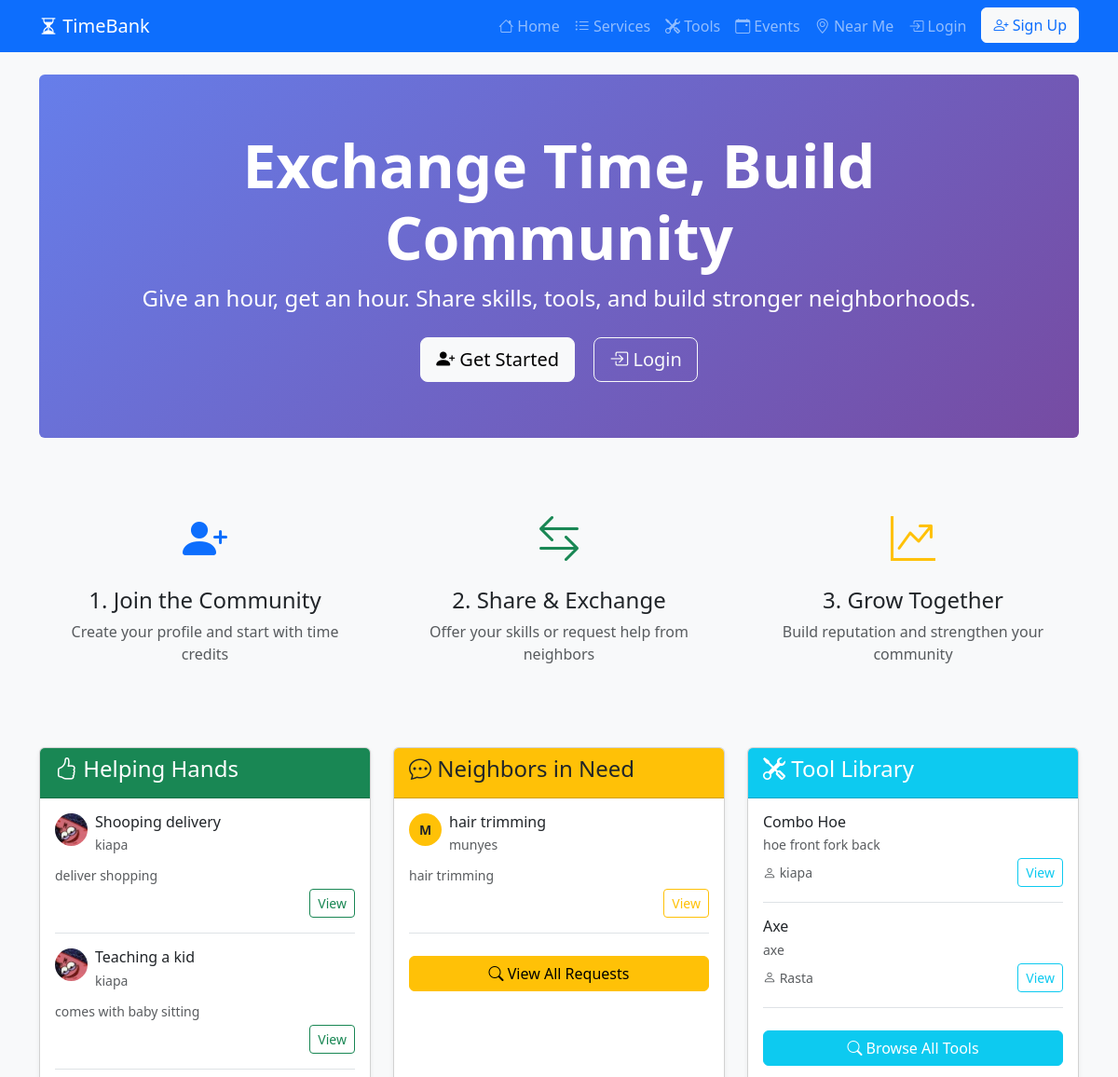
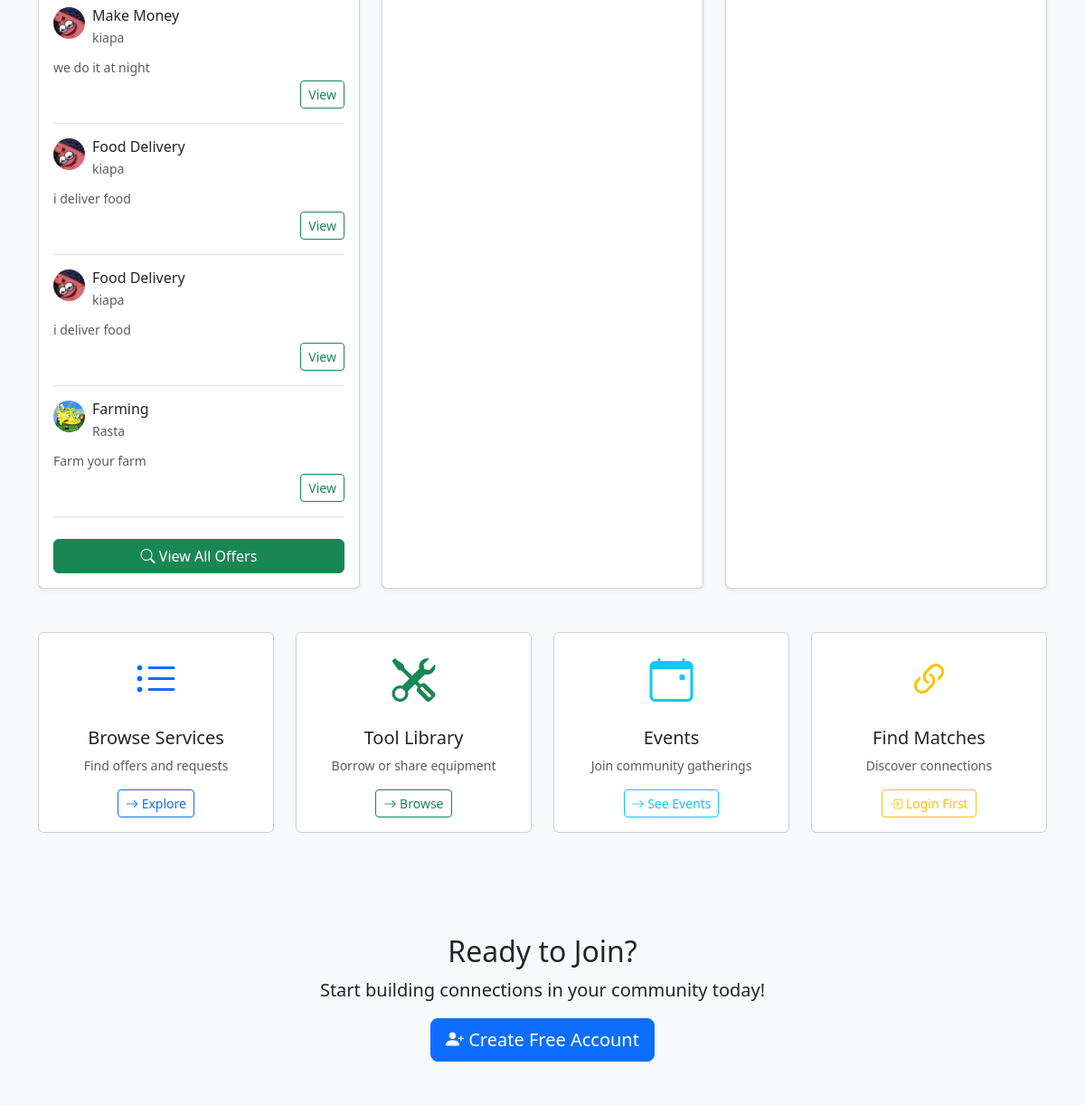
The page / on the database its author committed (2 pictures, top to bottom).
### myapp/models.py (models this page shows, shortened)
class ServiceListing(models.Model):
    TYPE_CHOICES = [
        ('OFFER', 'Offering Help'),
        ('REQUEST', 'Requesting Help'),
    ]
    user = models.ForeignKey(User, on_delete=models.CASCADE)
    title = models.CharField(max_length=200)
    description = models.TextField()
    listing_type = models.CharField(max_length=10, choices=TYPE_CHOICES)
    skills = models.ManyToManyField(Skill, related_name='listings')
    created_at = models.DateTimeField(auto_now_add=True)
    is_active = models.BooleanField(default=True)

class Profile(models.Model):
    user = models.OneToOneField(User, on_delete=models.CASCADE)
    time_credits = models.DecimalField(max_digits=10, decimal_places=2, default=0.00)
    bio = models.TextField(blank=True)
    location = models.CharField(max_length=100, help_text="Neighborhood or City")
    phone = models.CharField(max_length=20, blank=True)
    profile_picture = models.ImageField(upload_to='profiles/', blank=True, null=True)
    latitude = models.DecimalField(max_digits=9, decimal_places=6, null=True, blank=True)
    longitude = models.DecimalField(max_digits=9, decimal_places=6, null=True, blank=True)
    is_available = models.BooleanField(default=True, help_text="Available to help others")
    created_at = models.DateTimeField(auto_now_add=True)

class Tool(models.Model):
    owner = models.ForeignKey(User, on_delete=models.CASCADE, related_name='tools')
    name = models.CharField(max_length=100)
    description = models.TextField()
    image = models.ImageField(upload_to='tools/', blank=True, null=True)
    is_available = models.BooleanField(default=True)

### myapp/views.py (the view)
# urls.py: path('', views.index, name='home'),
def index(request):
    offers = ServiceListing.objects.filter(listing_type='OFFER', is_active=True)[:6]
    requests = ServiceListing.objects.filter(listing_type='REQUEST', is_active=True)[:6]
    tools = Tool.objects.filter(is_available=True)[:6]
    upcoming_events = Event.objects.filter(event_date__gte=timezone.now(), is_active=True)[:3]
    context = {
        'offers': offers,
        'requests': requests,
        'tools': tools,
        'upcoming_events': upcoming_events,
    }
    return render(request, 'index.html', context)

### myapp/templates/index.html (shortened to what this page needs)
{% extends 'base.html' %}
{% block content %}
<div class="hero-section rounded mb-5">
    <div class="text-center">
        <h1 class="display-3 fw-bold">Exchange Time, Build Community</h1>
        <p class="lead fs-4">Give an hour, get an hour. Share skills, tools, and build stronger neighborhoods.</p>
        {% if not user.is_authenticated %}
        <div class="mt-4">
            <a href="{% url 'register' %}" class="btn btn-light btn-lg me-3">
                <i class="bi bi-person-plus-fill"></i> Get Started
            </a>
            <a href="{% url 'login' %}" class="btn btn-outline-light btn-lg">
                <i class="bi bi-box-arrow-in-right"></i> Login
            </a>
        </div>
        {% endif %}
    </div>
</div>
<div class="row text-center mb-5">
    <div class="col-md-4">
        <div class="p-4">
            <i class="bi bi-person-plus-fill text-primary" style="font-size: 3rem;"></i>
            <h4 class="mt-3">1. Join the Community</h4>
            <p class="text-muted">Create your profile and start with time credits</p>
        </div>
    </div>
    <div class="col-md-4">
        <div class="p-4">
            <i class="bi bi-arrow-left-right text-success" style="font-size: 3rem;"></i>
            <h4 class="mt-3">2. Share & Exchange</h4>
            <p class="text-muted">Offer your skills or request help from neighbors</p>
        </div>
    </div>
    <div class="col-md-4">
        <div class="p-4">
            <i class="bi bi-graph-up-arrow text-warning" style="font-size: 3rem;"></i>
            <h4 class="mt-3">3. Grow Together</h4>
            <p class="text-muted">Build reputation and strengthen your community</p>
        </div>
    </div>
</div>
<div class="row mb-5">
    <div class="col-md-4">
        <div class="card h-100 shadow-sm">
            <div class="card-header bg-success text-white">
                <h4><i class="bi bi-hand-thumbs-up"></i> Helping Hands</h4>
            </div>
            <div class="card-body">
                {% for offer in offers %}
                <div class="mb-3 pb-3 border-bottom">
                    <div class="d-flex align-items-start mb-2">
                        {% if offer.user.profile.profile_picture %}
                            <img src="{{ offer.user.profile.profile_picture.url }}"
                                 class="rounded-circle me-2"
                                 width="35"
                                 height="35"
                                 style="object-fit: cover;"
                                 alt="{{ offer.user.username }}">
                        {% else %}
                            <div class="rounded-circle bg-success text-white d-flex align-items-center justify-content-center me-2"
                                 style="width: 35px; height: 35px; font-size: 14px; font-weight: bold;">
                                {{ offer.user.username|first|upper }}
                            </div>
                        {% endif %}
                        <div class="flex-grow-1">
                            <h6 class="mb-1">{{ offer.title }}</h6>
                            <small class="text-muted d-block mb-1">{{ offer.user.username }}</small>
                        </div>
                    </div>
                    <p class="small text-muted mb-1">{{ offer.description|truncatewords:15 }}</p>
                    <div class="text-end">
                        <a href="{% url 'listing_detail' offer.pk %}" class="btn btn-sm btn-outline-success">View</a>
                    </div>
                </div>
                {% empty %}
                <p class="text-muted">No offers yet</p>
                {% endfor %}
                <a href="{% url 'listing_browse' %}?type=OFFER" class="btn btn-success w-100 mt-2">
                    <i class="bi bi-search"></i> View All Offers
                </a>
            </div>
        </div>
    </div>
    <div class="col-md-4">
        <div class="card h-100 shadow-sm">
            <div class="card-header bg-warning">
                <h4><i class="bi bi-chat-dots"></i> Neighbors in Need</h4>
            </div>
            <div class="card-body">
                {% for req in requests %}
                <div class="mb-3 pb-3 border-bottom">
                    <div class="d-flex align-items-start mb-2">
                        {% if req.user.profile.profile_picture %}
                            <img src="{{ req.user.profile.profile_picture.url }}"
                                 class="rounded-circle me-2"
                                 width="35"
                                 height="35"
                                 style="object-fit: cover;"
                                 alt="{{ req.user.username }}">
                        {% else %}
                            <div class="rounded-circle bg-warning text-dark d-flex align-items-center justify-content-center me-2"
                                 style="width: 35px; height: 35px; font-size: 14px; font-weight: bold;">
                                {{ req.user.username|first|upper }}
                            </div>
                        {% endif %}
                        <div class="flex-grow-1">
                            <h6 class="mb-1">{{ req.title }}</h6>
                            <small class="text-muted d-block mb-1">{{ req.user.username }}</small>
                        </div>
                    </div>
                    <p class="small text-muted mb-1">{{ req.description|truncatewords:15 }}</p>
                    <div class="text-end">
                        <a href="{% url 'listing_detail' req.pk %}" class="btn btn-sm btn-outline-warning">View</a>
                    </div>
                </div>
                {% empty %}
                <p class="text-muted">No requests yet</p>
                {% endfor %}
                <a href="{% url 'listing_browse' %}?type=REQUEST" class="btn btn-warning w-100 mt-2">
                    <i class="bi bi-search"></i> View All Requests
                </a>
            </div>
        </div>
    </div>
    <div class="col-md-4">
        <div class="card h-100 shadow-sm">
            <div class="card-header bg-info text-white">
                <h4><i class="bi bi-tools"></i> Tool Library</h4>
            </div>
            <div class="card-body">
                {% for tool in tools %}
                <div class="mb-3 pb-3 border-bottom">
                    <h6 class="mb-1">{{ tool.name }}</h6>
                    <p class="small text-muted mb-1">{{ tool.description|truncatewords:10 }}</p>
                    <div class="d-flex justify-content-between align-items-center">
                        <small class="text-muted"><i class="bi bi-person"></i> {{ tool.owner.username }}</small>
                        <a href="{% url 'tool_detail' tool.pk %}" class="btn btn-sm btn-outline-info">View</a>
                    </div>
                </div>
                {% empty %}
                <p class="text-muted">No tools available yet</p>
                {% endfor %}
                <a href="{% url 'tool_browse' %}" class="btn btn-info text-white w-100 mt-2">
                    <i class="bi bi-search"></i> Browse All Tools
                </a>
            </div>
        </div>
    </div>
</div>
<div class="row mb-5">
    <div class="col-md-3 mb-3">
        <div class="card text-center h-100 card-hover">
            <div class="card-body">
                <i class="bi bi-list-ul text-primary" style="font-size: 3rem;"></i>
                <h5 class="mt-3">Browse Services</h5>
                <p class="small text-muted">Find offers and requests</p>
                <a href="{% url 'listing_browse' %}" class="btn btn-outline-primary btn-sm">
                    <i class="bi bi-arrow-right"></i> Explore
                </a>
            </div>
        </div>
    </div>
    <div class="col-md-3 mb-3">
        <div class="card text-center h-100 card-hover">
            <div class="card-body">
                <i class="bi bi-tools text-success" style="font-size: 3rem;"></i>
                <h5 class="mt-3">Tool Library</h5>
                <p class="small text-muted">Borrow or share equipment</p>
                <a href="{% url 'tool_browse' %}" class="btn btn-outline-success btn-sm">
                    <i class="bi bi-arrow-right"></i> Browse
                </a>
            </div>
        </div>
    </div>
    <div class="col-md-3 mb-3">
        <div class="card text-center h-100 card-hover">
            <div class="card-body">
                <i class="bi bi-calendar-event text-info" style="font-size: 3rem;"></i>
                <h5 class="mt-3">Events</h5>
                <p class="small text-muted">Join community gatherings</p>
                <a href="{% url 'event_browse' %}" class="btn btn-outline-info btn-sm">
                    <i class="bi bi-arrow-right"></i> See Events
                </a>
            </div>
        </div>
    </div>
    <div class="col-md-3 mb-3">
        <div class="card text-center h-100 card-hover">
            <div class="card-body">
                <i class="bi bi-link-45deg text-warning" style="font-size: 3rem;"></i>
                <h5 class="mt-3">Find Matches</h5>
                <p class="small text-muted">Discover connections</p>
                {% if user.is_authenticated %}
                <a href="{% url 'find_matches' %}" class="btn btn-outline-warning btn-sm">
                    <i class="bi bi-arrow-right"></i> Get Matched
                </a>
                {% else %}
                <a href="{% url 'login' %}" class="btn btn-outline-warning btn-sm">
                    <i class="bi bi-box-arrow-in-right"></i> Login First
                </a>
                {% endif %}
            </div>
        </div>
    </div>
</div>
{% if not user.is_authenticated %}
<div class="text-center bg-light p-5 rounded">
    <h2>Ready to Join?</h2>
    <p class="lead">Start building connections in your community today!</p>
    <a href="{% url 'register' %}" class="btn btn-primary btn-lg">
        <i class="bi bi-person-plus-fill"></i> Create Free Account
    </a>
</div>
{% endif %}
{% endblock %}

### myapp/templates/base.html (style rules this page uses)
.hero-section { background: linear-gradient(135deg, #667eea 0%, #764ba2 100%); color: white; padding: 60px 30px; }

### rows shown on the page
ServiceListing: user.profile.profile_picture (picture), title "Shooping delivery", user.username "kiapa", description "deliver shopping"
ServiceListing: user.profile.profile_picture (picture), title "Teaching a kid", user.username "kiapa", description "comes with baby sitting"
ServiceListing: user.profile.profile_picture (picture), title "Make Money", user.username "kiapa", description "we do it at night"
ServiceListing: user.profile.profile_picture (picture), title "Food Delivery", user.username "kiapa", description "i deliver food"
ServiceListing: user.profile.profile_picture (picture), title "Food Delivery", user.username "kiapa", description "i deliver food"
ServiceListing: user.profile.profile_picture (picture), title "Farming", user.username "Rasta", description "Farm your farm"
ServiceListing: user.username|first "M", title "hair trimming", user.username "munyes", description "hair trimming"
Tool: name "Combo Hoe", description "hoe front fork back", owner.username "kiapa"
Tool: name "Axe", description "axe", owner.username "Rasta"
